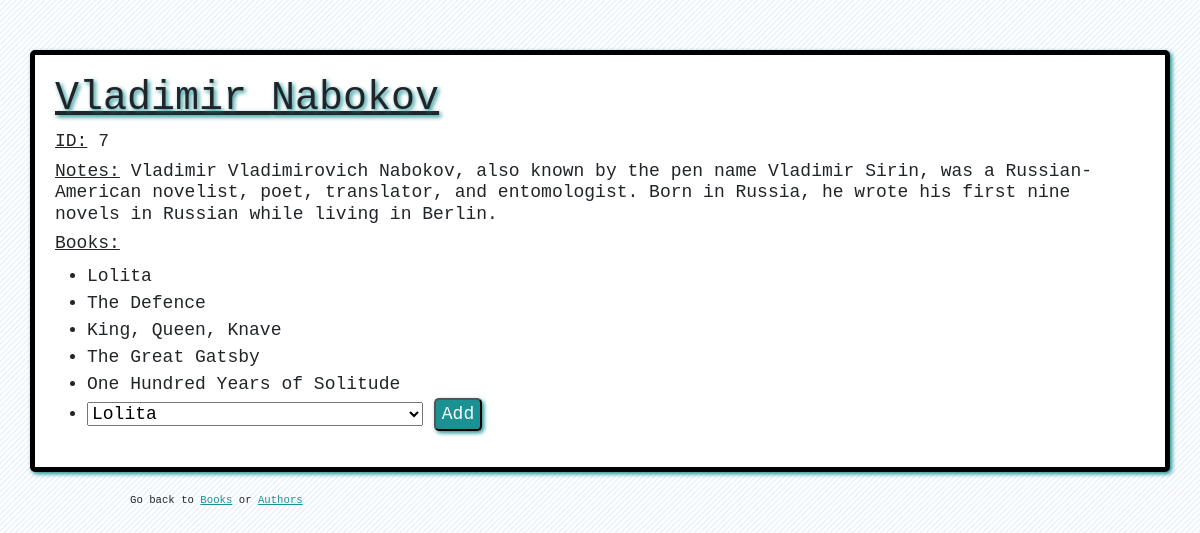
Page /author/7 on the committed database.
### books_authors_app/models.py (models this page shows)
class Author(models.Model):
    first_name = models.CharField(max_length=45)
    last_name = models.CharField(max_length=45)
    books = models.ManyToManyField(Book, related_name="authors")
    notes = models.TextField()
    created_at = models.DateTimeField(auto_now_add=True)
    updated_at = models.DateTimeField(auto_now=True)

class Book(models.Model):
    title = models.CharField(max_length=255)
    desc = models.TextField()
    created_at = models.DateTimeField(auto_now_add=True)
    updated_at = models.DateTimeField(auto_now=True)

### books_authors_app/views.py (the view)
# urls.py: path('author/<int:num>', views.view_author),
def view_author(request, num):
    context = {
            "all_the_authors": Author.objects.get(id=num),
            "all_the_books" : Author.objects.get(id=num).books.all(),
            "possible_books" : Book.objects.all()
        }
    return render(request, "author_info.html", context)

### books_authors_app/templates/author_info.html (shortened to what this page needs)
<!DOCTYPE html>
<html lang="en">
<head>
    <link href="https://cdn.jsdelivr.net/npm/bootstrap@5.0.0-beta1/dist/css/bootstrap.min.css" rel="stylesheet">
    {% load static %}
    <link rel="stylesheet" href="{% static 'css/author_info.css' %}">
</head>
<body>
    <div class="container">
        <h1>{{all_the_authors.first_name}} {{all_the_authors.last_name}}</h1>
        <h5><span class="underline">ID:</span> {{all_the_authors.id}}</h5>
        <h5><span class="underline">Notes:</span> {{all_the_authors.notes}}</h5>
        <h5><span class="underline">Books:</span></h5>
        <ul>
            {% for book in all_the_books %}
            <li>{{book.title}}</li>
            {% endfor %}
            <li>
                <form action='/add_book_to_author' method='post'>
                <select id="books" name="book_for_author">
                    {% for book in possible_books %}
                    <option value="{{book.id}}">{{book.title}}</option>
                    {% endfor %}
                </select>
                <button type="submit">Add</button>
                </form>
            </li>
        </ul>
    </div>
    <div id="go_back">
        <p>Go back to <a href="/books">Books</a> or <a href="/authors">Authors</a></p>
    </div>
</body>
</html>

### books_authors_app/static/css/author_info.css (style rules this page uses)
body { background-image: linear-gradient(135deg, #ffffff 37.50%, #e6effa 37.50%, #e6effa 50%, #ffffff 50%, #ffffff 87.50%, #e6effa 87.50%, #e6effa 100%); background-size: 5.66px 5.66px; font-family: 'Comic Sans MS', Courier, monospace; }
.container { margin-top: 50px; background-color: white; border: black solid 5px; padding: 20px; box-shadow: 2px 2px 4px rgb(27, 145, 147); border-radius: 5px; }
.container h5, li { font-size: 18px; }
.container h1 { font-size: 40px; text-shadow: 2px 2px 4px rgb(27, 145, 147); text-decoration: underline; }
.container button { background-color: rgb(27, 145, 147); color: white; box-shadow: 2px 2px 4px rgb(27, 145, 147); border-radius: 5px; }
#go_back { font-size: 8pt; padding: 20px; padding-left: 130px; }
a { color: rgb(27, 145, 147); }
.underline { text-decoration: underline; }

### rows in the picture
Author: first_name "Vladimir", last_name "Nabokov", id "7", notes "Vladimir Vladimirovich Nabokov, also known by the pen name Vladimir Sirin, was a Russian-American novelist, poet, translator, and entomologist. Born in Russia, he wrote his first nine novels in Russian while living in Berlin."
Book: title "Lolita"
Book: title "The Defence"
Book: title "King, Queen, Knave"
Book: title "The Great Gatsby"
Book: title "One Hundred Years of Solitude"

### other values in the picture
form field book_for_author "Lolita"
